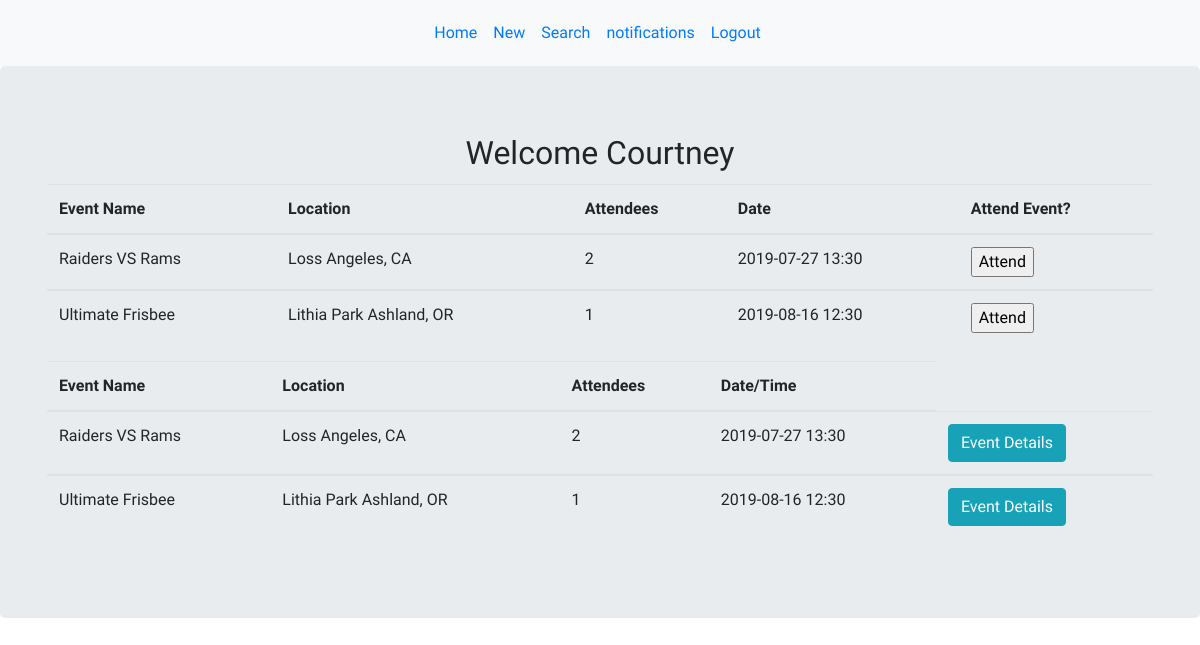
/homepage (signed in), run on the app's committed database.
### models.py (models this page shows)
class User(db.Model):
    __Tablename__ = "users"
    id = db.Column(db.Integer, primary_key=True)
    first_name = db.Column(db.String(100), nullable = False)
    last_name = db.Column(db.String(100), nullable = False)
    password = db.Column(db.String(200), unique = True, nullable = False)
    email = db.Column(db.String(100), unique = True, nullable = False)
    security_answer1 = db.Column(db.String(200))
    created_at = db.Column(db.DateTime, server_default=func.now())
    updated_at = db.Column(db.DateTime, server_default=func.now(), onupdate=func.now())
    users_that_attend_events = db.relationship('Event', lazy = 'dynamic', secondary = attendees_table)

class Event(db.Model):
    __Tablename__ = "events"
    id = db.Column(db.Integer, primary_key=True)
    event_title = db.Column(db.String(100))
    date = db.Column(db.String(8))
    time = db.Column(db.String(12))
    location = db.Column(db.String(100))
    information = db.Column(db.TEXT)
    creator_id = db.Column(db.Integer, db.ForeignKey("user.id"), nullable=False)
    author = db.relationship('User', foreign_keys=[creator_id], backref="user_messages", cascade="all")
    events_that_have_attendees = db.relationship('User', lazy = 'dynamic', secondary = attendees_table)

### controller_functions.py (the view)
def homepage():
    events = Event.query.all()
    user = User.query.get(session['uid'])
    user_events = user.users_that_attend_events.all()
    return render_template("user_home_page.html", all_events = events, all_events_of_user = user_events)

### templates/user_home_page.html (shortened to what this page needs)
<!DOCTYPE html>
<html lang="en">
<head>
    <link rel="stylesheet" href="{{ url_for('static', filename='main.css') }}">
    <link rel="stylesheet" href="https://maxcdn.bootstrapcdn.com/bootstrap/4.3.1/css/bootstrap.min.css">
</head>
<body>
    <nav class="navbar navbar-expand-sm bg-light justify-content-center">
        <ul class="navbar-nav">
            <li class="nav-item">
                <a class="nav-link" href="/homepage">Home</a>
            </li>
            <li class="nav-item">
                <a class="nav-link" href="/new">New</a>
            </li>
            <li class="nav-item">
                <a class="nav-link" href="#">Search</a>
            </li>
            <li class="nav-item">
                <a class="nav-link" href="event">notifications</a>
            </li>
            <li class="nav-item">
                <a class="nav-link" href="/logout">Logout</a>
            </li>
        </ul>
    </nav>
    <div class="jumbotron">
        <div class="d-flex justify-content-center">
            <h2>Welcome {{session['greetings']}} </h2>
        </div>
        <div class="table-responsive-md container">
                <table class="table table-hover">
                    <thead>
                        <tr>
                            <th> Event Name</th>
                            <th>Location</th>
                            <th>Attendees</th>
                            <th>Date</th>
                            <th>Attend Event?</th>
                        </tr>
                    </thead>
                    {% for event in all_events %}
                <tbody>
                    <tr>
                    <td>{{ event.event_title }}</td>
                    <td>{{ event.location }}</td>
                    <td>{{ event.events_that_have_attendees.count() }} </td>
                    <td>{{ event.date }} {{ event.time }} </td>
                    <form action="/new_attendee" method="post" id="A_U">
                        <td><input type="submit" value="Attend"></td>
                    </form>
                    </tr>
                </tbody>
                {% endfor %}
            </table>
            <table class="table table-hover">
                <thead>
                        <tr>
                            <th> Event Name</th>
                            <th>Location</th>
                            <th>Attendees</th>
                            <th>Date/Time</th>
                        </tr>
                    </thead>
                    {% for user in all_events_of_user %}
                    <tbody>
                        <td> {{ user.event_title }} </td>
                        <td>{{ user.location }}</td>
                        <td>{{ user.events_that_have_attendees.count() }}</td>
                        <td>{{ user.date }} {{ user.time }}</td>
                        <form action="/event/{{ user.id  }}">
                        <td><input class="btn btn-info" type="submit" value="Event Details"></td>
                    </form>
                    </tbody>
                    {% endfor %}
            </table>
        </div>
    </div>
</body>
</html>

### static/main.css (style rules this page uses)
h1, h4, h2 { font-family: 'Nanum Gothic Coding', monospace; padding: 4px; text-align: center; }
p, th, td, ul { font-family: 'Mali', cursive; padding: 5px; }

### data on the page
User: greetings "Courtney"
Event: event_title "Raiders VS Rams", location "Loss Angeles, CA", events_that_have_attendees.count "2", date "2019-07-27", time "13:30"
Event: event_title "Ultimate Frisbee", location "Lithia Park Ashland, OR", events_that_have_attendees.count "1", date "2019-08-16", time "12:30"
